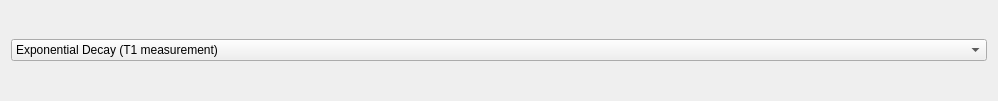
<?xml version="1.0" encoding="UTF-8"?>
<ui version="4.0">
 <class>Form</class>
 <widget class="QWidget" name="Form">
  <property name="geometry">
   <rect>
    <x>0</x>
    <y>0</y>
    <width>998</width>
    <height>101</height>
   </rect>
  </property>
  <property name="windowTitle">
   <string>Fit Parameters</string>
  </property>
  <layout class="QGridLayout" name="gridLayout">
   <item row="1" column="0">
    <widget class="QComboBox" name="model_type">
     <item>
      <property name="text">
       <string>Exponential Decay (T1 measurement)</string>
      </property>
     </item>
    </widget>
   </item>
  </layout>
 </widget>
 <resources/>
 <connections/>
</ui>
